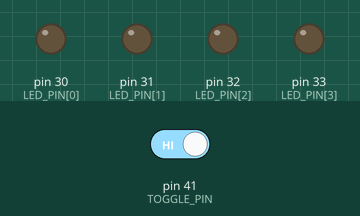
Recording of a sketch running on a simulated Arduino Mega 2560, built with avr-gcc and run on an emulated ATmega2560. Shown: output pins drawn as LEDs (lit = HIGH). Inputs (shaded band) come from the test bench; at power-on: pin 41 (TOGGLE_PIN) HIGH. Pins used as bus, display or sensor lines are not drawn.

Above: at 1.2 s.
1.3 s: pin 41 (TOGGLE_PIN) driven LOW
At 2.2 s:
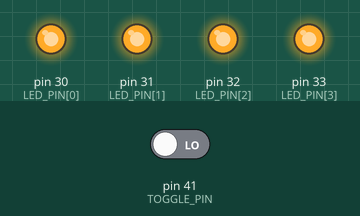
2.8 s: pin 41 (TOGGLE_PIN) driven HIGH
At 3.4 s:
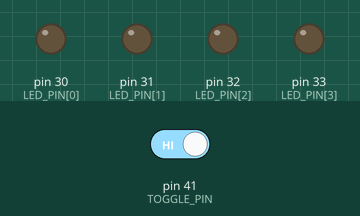
Timing chart, 0 to 5.8 s (numbered marks = the images above; inputs shaded):
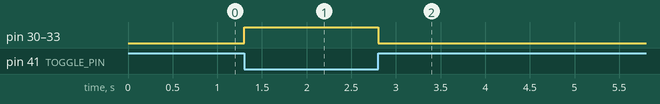

The sketch:

gyro_reset.ino
```cpp
const int GYRO_RESET = 9;
const int TOGGLE_PIN = 41;
const int LED_PIN[] = {30, 31, 32, 33};

int toggle_value;
void setup() {
  pinMode(GYRO_RESET, OUTPUT);
  pinMode(TOGGLE_PIN, INPUT);
  for (int id = 0; id <= 3; id++) {
    pinMode(LED_PIN[id], OUTPUT);
  }

  digitalWrite(GYRO_RESET, HIGH);
  digitalWrite(GYRO_RESET, LOW);
  digitalWrite(GYRO_RESET, HIGH);
}

void loop() {
  toggle_value = digitalRead(TOGGLE_PIN);
  if (toggle_value == 0) {
    for (int id = 0; id <= 3; id++) {
      digitalWrite(LED_PIN[id], HIGH);
    }
  } else {
    for (int id = 0; id <= 3; id++) {
      digitalWrite(LED_PIN[id], LOW);
    }
  }
}
```

Measured:
- after the input at 1.3 s, pin 30 (LED_PIN[0]), pin 31 (LED_PIN[1]), pin 32 (LED_PIN[2]), pin 33 (LED_PIN[3]): LOW → HIGH at once
- after the input at 2.8 s, pin 30 (LED_PIN[0]), pin 31 (LED_PIN[1]), pin 32 (LED_PIN[2]), pin 33 (LED_PIN[3]): HIGH → LOW at once
